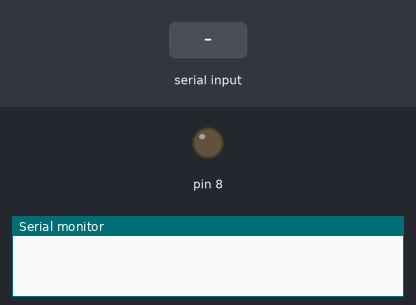
The sketch below on a simulated Arduino Uno, built with avr-gcc and run on an emulated ATmega328P. Shown: output pins drawn as LEDs (lit = HIGH), the last lines printed to the serial monitor. The inputs (shaded band) are chosen by the test bench.

Above: at 1.2 s.
1.3 s: "on1" received over Serial
At 2.4 s:
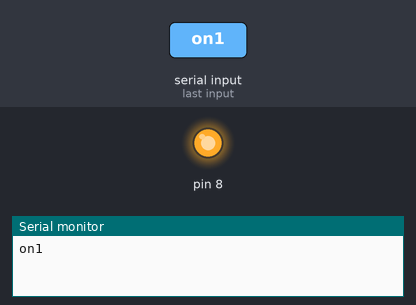
2.8 s: "off1" received over Serial
At 3.7 s:
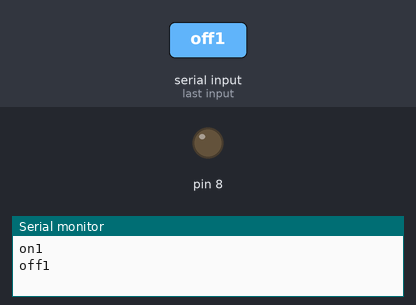
Timing chart, 0 to 5.8 s (numbered marks = the images above; inputs shaded):
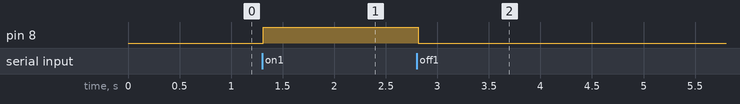

Measured:
- after the input at 1.3 s, pin 8: LOW → HIGH at once
- after the input at 2.8 s, pin 8: HIGH → LOW at once

The sketch:

bluetooth.ino
```cpp
String value ;
void setup() {

Serial.begin(9600);
pinMode(8,OUTPUT);
}

void loop() {

while (Serial.available()) {

  delay(3);
  char c = Serial.read();
  value += c;
 }

if (value.length() > 0) {
      Serial.println(value);}

if (value=="on1") {
    digitalWrite(8,HIGH);}

if (value=="off1") {
    digitalWrite(8,LOW);}

value = "";


}
```
